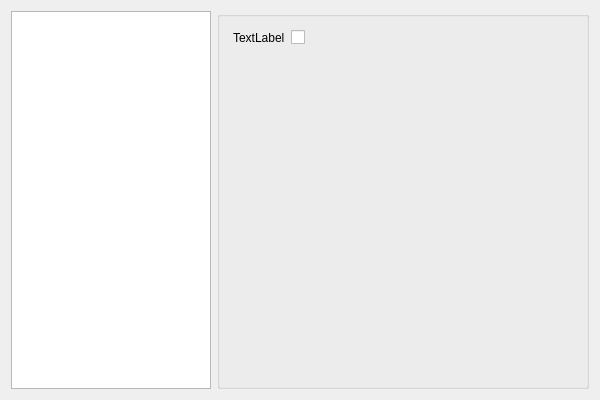
<?xml version="1.0" encoding="UTF-8"?>
<ui version="4.0">
 <class>SettingsDialog</class>
 <widget class="QDialog" name="SettingsDialog">
  <property name="geometry">
   <rect>
    <x>0</x>
    <y>0</y>
    <width>600</width>
    <height>400</height>
   </rect>
  </property>
  <property name="font">
   <font>
    <pointsize>9</pointsize>
   </font>
  </property>
  <property name="modal">
   <bool>true</bool>
  </property>
  <layout class="QHBoxLayout" name="horizontalLayout">
   <item>
    <widget class="QListWidget" name="listPages">
     <property name="maximumSize">
      <size>
       <width>200</width>
       <height>16777215</height>
      </size>
     </property>
     <property name="spacing">
      <number>6</number>
     </property>
    </widget>
   </item>
   <item>
    <widget class="QGroupBox" name="groupBox">
     <layout class="QVBoxLayout" name="verticalLayout">
      <property name="leftMargin">
       <number>4</number>
      </property>
      <property name="topMargin">
       <number>4</number>
      </property>
      <property name="rightMargin">
       <number>4</number>
      </property>
      <property name="bottomMargin">
       <number>4</number>
      </property>
      <item>
       <widget class="QStackedWidget" name="viewStack">
        <property name="currentIndex">
         <number>0</number>
        </property>
        <widget class="QWidget" name="pageAppearance">
         <property name="autoFillBackground">
          <bool>false</bool>
         </property>
         <layout class="QFormLayout" name="formLayout">
          <item row="1" column="1">
           <spacer name="verticalSpacer">
            <property name="orientation">
             <enum>Qt::Orientation::Vertical</enum>
            </property>
            <property name="sizeHint" stdset="0">
             <size>
              <width>20</width>
              <height>40</height>
             </size>
            </property>
           </spacer>
          </item>
          <item row="0" column="0">
           <widget class="QLabel" name="lblUpdates">
            <property name="text">
             <string>TextLabel</string>
            </property>
           </widget>
          </item>
          <item row="0" column="1">
           <widget class="QCheckBox" name="chkUpdates"/>
          </item>
         </layout>
        </widget>
       </widget>
      </item>
     </layout>
    </widget>
   </item>
  </layout>
 </widget>
 <resources/>
 <connections/>
</ui>
